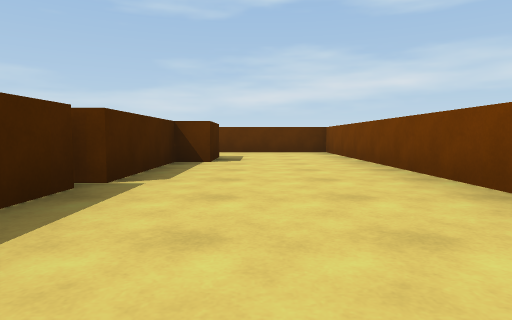
[1] (above)

14 first-person views from a walk through a scene from a Unity 3-D project. The camera is 0.31 m above the floor, tilts 4° down and sees 75° across. The floor is counted in squares, 1 m on a side. Each view is taken from the middle of a square. On the plan, view 1 faces up. The plan holds only what a view shows up to about 9 squares ahead; the rest is blank. The place goes on beyond the plan. The player character is not drawn.

[2]
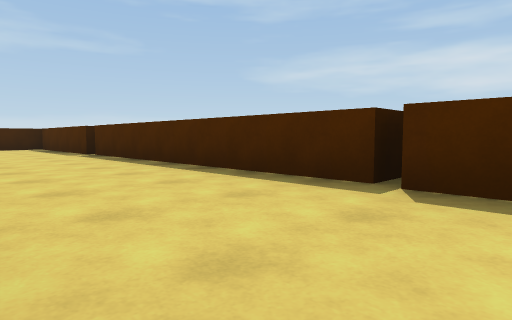

[3]
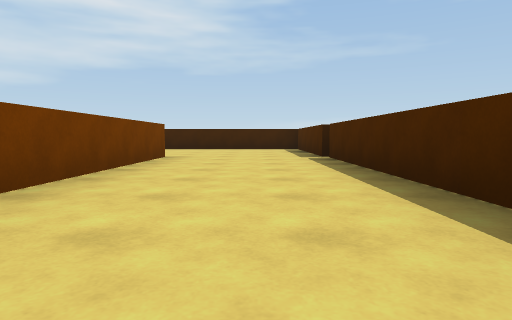

[4]
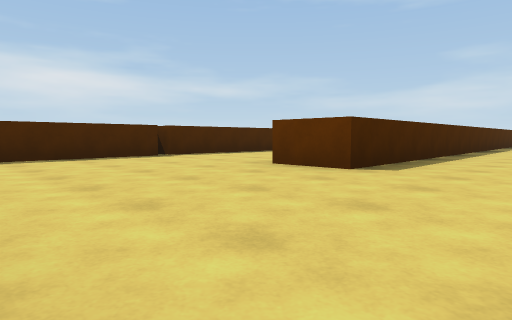

[5]
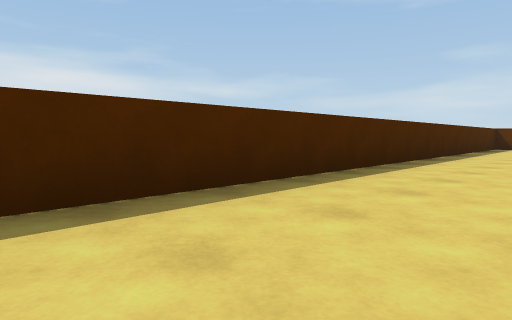

[6]
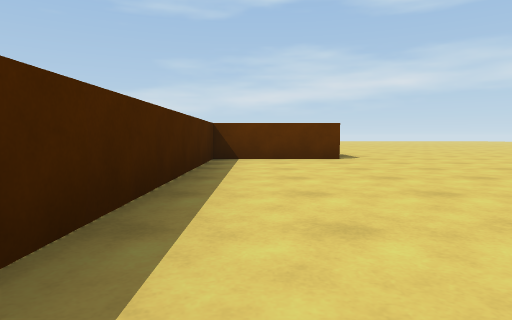

[7]
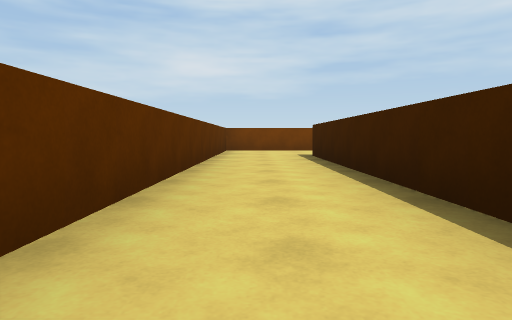

[8]
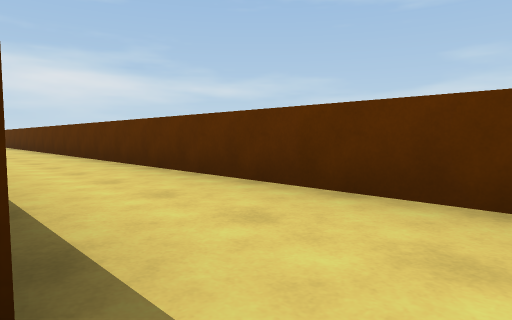

[9]
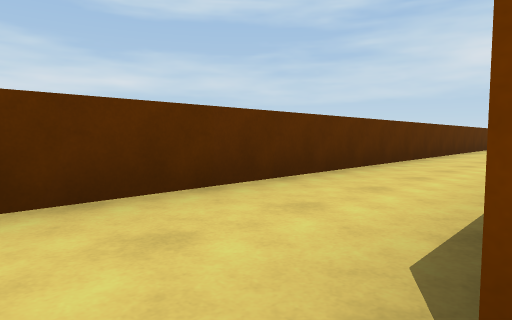

[10]
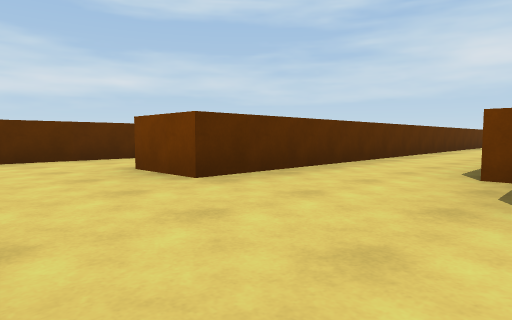

[11]
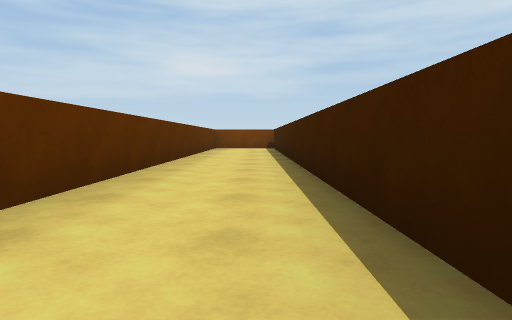

[12]
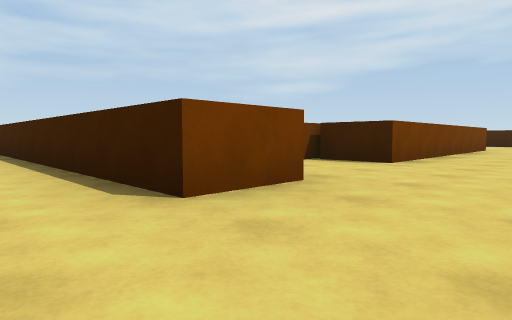

[13]
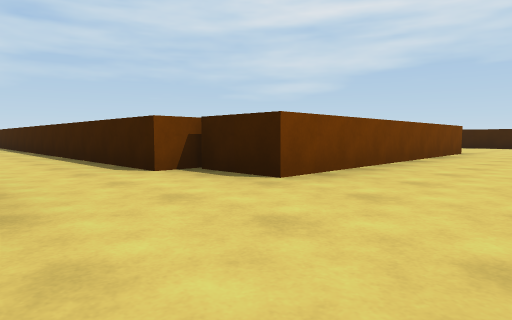

[14]
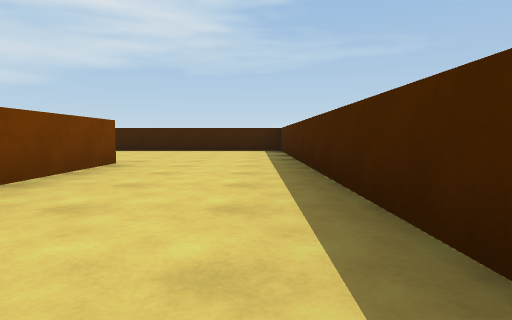

### Floor plan
Points are (right, up) in squares from view 1. A wall is a line through its corners. A room is listed if a view was taken in it or the views show most of it. See-through windows are left out.
Room 1 (views 1, 2, 3, 4, 5, 6, 8, 11)
walls: (1.4, 1.8) (1.4, 5.5); (-1.6, 2.1) (-1.1, 2.1) (-1.1, -6.4) (2.4, -6.4); (-0.6, 5.1) (-0.6, 4.1) (-13.6, 4.1); (4.2, 6.7) (2.4, 6.7) (2.4, -3.1) (1.4, -3.1) (1.4, 0.2); (-12.2, 2.5) (-2.8, 2.5); (-13.4, 2.1) (-12.2, 2.1)
ways out: opening at (0.5, 4.5) to room 2; opening at (-13, 3) to room 3
objects: brown block (-2, 3) to (-1, 3)
Room 2 (views 7, 9, 12, 13)
walls: (-4.9, 5.1) (-0.6, 5.1); (-13.6, 4.1) (-13.6, 5.1) (-8, 5.1); (1.4, 5.5) (1.4, 6.7) (-14.5, 6.7)
ways out: opening at (0.5, 4.5) to room 1; opening at (-14.5, 4.5) to room 3
Room 3 (views 10, 14)
walls: (-13.4, -3) (-13.4, 2.1); (-12.2, 2.1) (-12.2, 2.5); (-15.6, 0.4) (-15.6, -6.4) (-11.9, -6.4)
ways out: opening at (-13, 3) to room 1; opening at (-14.5, 4.5) to room 2

Where each view was taken, in squares from view 1:
view 1: 0 up, 0 right, facing up
view 2: 3 up, 1 right, facing down-left
view 3: 2 up, 0 right, facing down
view 4: 6 down, 4 right, facing up-left
view 5: 3 down, 4 right, facing up-left
view 6: 2 up, 3 right, facing up
view 7: 6 up, 6 left, facing right
view 8: 5 up, 0 right, facing up-left
view 9: 5 up, 14 left, facing up-right
view 10: 2 up, 15 left, facing up-right
view 11: 3 up, 11 left, facing right
view 12: 6 up, 15 left, facing down-right
view 13: 4 up, 15 left, facing down-right
view 14: 1 up, 15 left, facing down
